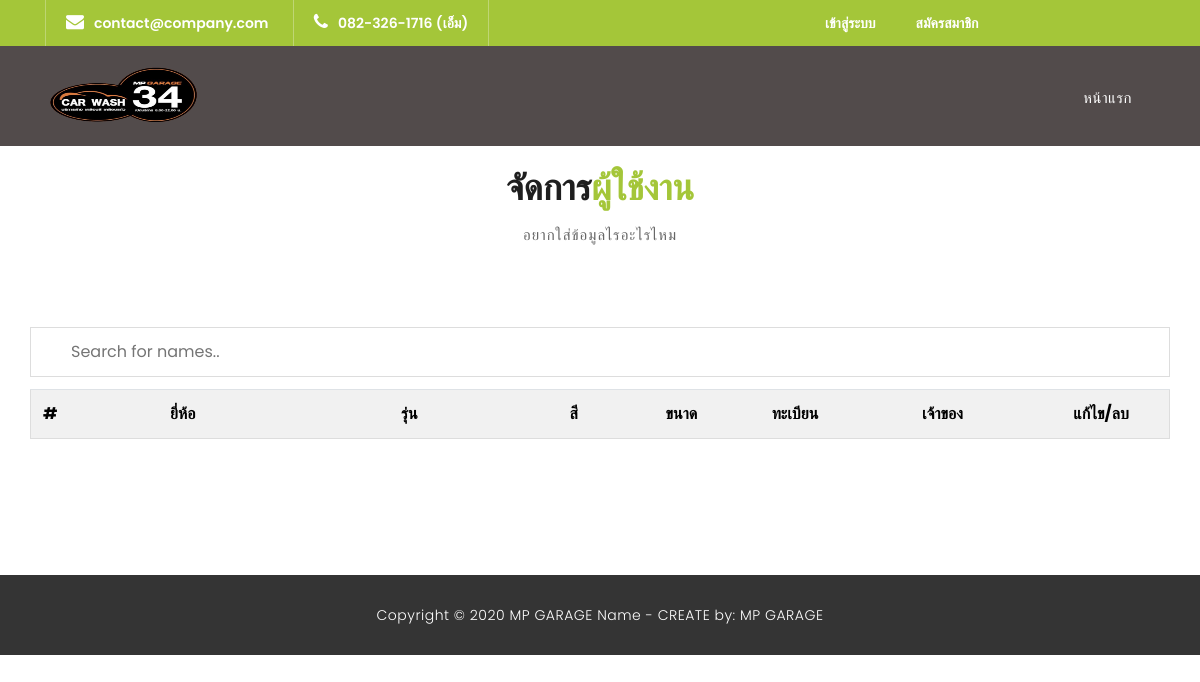
The app's page /admin/manage_cartype.php, older data.
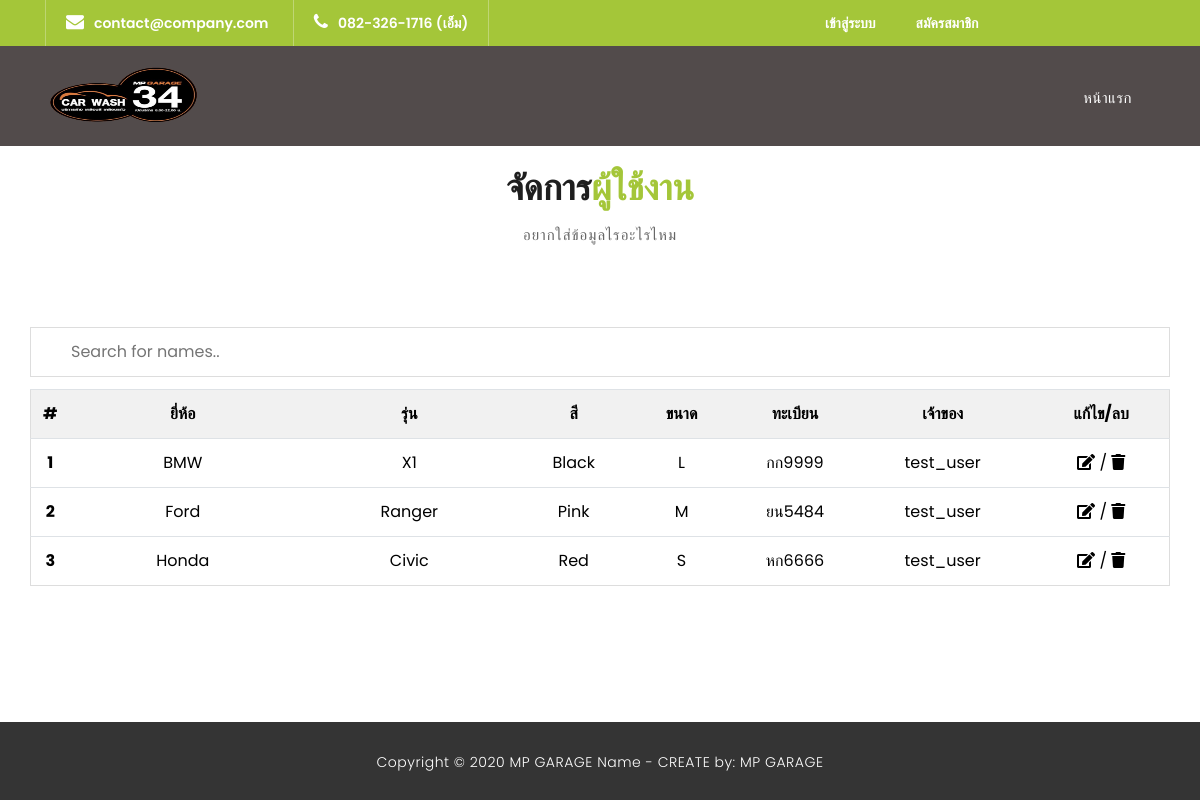
The same page, newer data.
### tables this page shows
CREATE TABLE `cartype` (
  `C_id` int(11) NOT NULL,
  `C_brand` varchar(50) NOT NULL,
  `C_model` varchar(50) NOT NULL,
  `C_size` varchar(2) NOT NULL,
  `C_color` varchar(50) NOT NULL,
  `C_license` varchar(10) NOT NULL,
  `M_id` int(11) DEFAULT 66,
  `C_delete` int(1) NOT NULL,
  `WORKIN_name` varchar(20) NOT NULL
);

CREATE TABLE `register` (
  `id` int(11) NOT NULL,
  `r_username` varchar(50) NOT NULL,
  `r_name` varchar(50) NOT NULL,
  `r_phone` varchar(20) NOT NULL,
  `r_password` varchar(50) NOT NULL,
  `r_confirmpassword` varchar(50) NOT NULL,
  `r_status` varchar(20) NOT NULL,
  `M_delete` int(1) NOT NULL
);

### server.php (called while the page is built, shortened)
<?php
    class DB_con {
        function __construct() {
            $conn = mysqli_connect(DB_SERVER, DB_USER, DB_PASS, DB_NAME);
            $this->dbcon = $conn;
        }
    }

### classes/CarType.php (called while the page is built, shortened)
<?php
class Cartype
{
    private $db;
    function __construct($conn)
    {
        $this->db = $conn;
    }
    public function Select_all_car()
    {
        $members = mysqli_query($this->db, "SELECT * FROM `cartype` WHERE C_delete != 1");
        return $members;
    }
}

### classes/Member.php (called while the page is built, shortened)
<?php
class Member
{
    private $db;
    function __construct($conn)
    {
        $this->db = $conn;
    }
    public function Select_member($id)
    {
        $member = mysqli_query($this->db, "SELECT `r_username`, `r_name`, `r_phone`, `r_status` FROM `register` WHERE `id`= $id");
        return $member;
    }
}

### admin/manage_cartype.php (the view, shortened to what this page needs)
<?php
include_once('../server.php');
include_once('../classes/Member.php');
include_once('../classes/Cartype.php');
$conn = new DB_con();
$member = new Member($conn->dbcon);
$_cartype = new Cartype($conn->dbcon);
$cartype = $_cartype->Select_all_car();
?>
<!DOCTYPE html>
<html lang="en">
<head>
    <link href="../vendor/bootstrap/css/bootstrap.min.css" rel="stylesheet">
    <link href="https://cdnjs.cloudflare.com/ajax/libs/font-awesome/5.15.2/css/all.min.css" rel="stylesheet">
    <link rel="stylesheet" href="../assets/css/fontawesome.css">
    <link rel="stylesheet" href="../assets/css/style.css">
    <link rel="stylesheet" href="../assets/css/owl.css">
    <link rel="stylesheet" href="../assets/css/myStyle.css">
</head>
<body>
    <div class="sub-header">
        <div class="container">
            <div class="row">
                <div class="col-md-8 col-xs-12">
                    <ul class="left-info">
                        <li><a href="#"><i class="fa fa-envelope"></i>contact@company.com</a></li>
                        <li><a href="#"><i class="fa fa-phone"></i>082-326-1716 (เอ็ม)</a></li>
                    </ul>
                </div>
                <div class="col-md-4">
                    <ul class="right-info">
                        <?php
                        if (isset($_SESSION['permisstion'])) {
                            $s = $_SESSION['username'];
                            echo ("<li><a href=\"#\">  $s  </a></li>");
                            echo ("<li><a href=\"../account/logout.php\">ออกจากระบบ</a></li>");
                        } else {
                            echo ("<li><a href=\"../account/login.php\">เข้าสู่ระบบ</a></li>");
                            echo ("<li><a href=\"../account/register.php\">สมัครสมาชิก</a></li>");
                        }
                        ?>
                    </ul>
                </div>
            </div>
        </div>
    </div>
    <header class="">
        <nav class="navbar navbar-expand-lg">
            <div class="container">
                <a class="navbar-left" href="../index.php">
                    <img src="../assets/images/logo.png" width="160" height="60" class="d-inline-block align-top" alt="">
                </a>
                <div class="collapse navbar-collapse" id="navbarResponsive">
                    <ul class="navbar-nav ml-auto">
                        <li class="nav-item">
                            <a class="nav-link" href="../index.php">หน้าแรก
                            </a>
                        </li>
                    </ul>
                </div>
            </div>
        </nav>
    </header>
    <div class="team" style="margin: 0">
        <div class="container">
            <div class="row">
                <div class="col-md-12">
                    <div class="section-heading">
                        <h2>จัดการ<em>ผู้ใช้งาน</em></h2>
                        <span>อยากใส่ข้อมูลไรอะไรไหม</span>
                    </div>
                </div>
                <input type="text" id="myInput" onkeyup="myFunction()" placeholder="Search for names.." title="Type in a name">
                <form name="table_user" action="form.php" method="POST" style="width: 100%;">
                    <table id="myTable" class="table">
                        <tr class="header">
                            <th style="width:3%;">#</th>
                            <th style="width:20%;">ยี่ห้อ</th>
                            <th style="width:20%;">รุ่น</th>
                            <th style="width:9%;">สี</th>
                            <th style="width:10%;">ขนาด</th>
                            <th style="width:10%;">ทะเบียน</th>
                            <th style="width:16%;">เจ้าของ</th>
                            <th style="width:15%;">แก้ไข/ลบ</th>
                        </tr>
                        <?php $no = 1; ?>
                        <?php while ($num = mysqli_fetch_array($cartype)) :
                        $result = $member->Select_member($num['M_id']);
                        $name = mysqli_fetch_assoc($result);
                            echo ("<tr>
                                    <th>" . $no . "</th>
                                    <td id = \"brand\">" . $num["C_brand"] . "</td>
                                    <td id = \"model\">" . $num["C_model"] . "</td>
                                    <td id = \"color\">" . $num["C_color"] . "</td>
                                    <td id = \"size\">" . $num["C_size"] . "</td>
                                    <td id = \"license\">" . $num['C_license'] . "</td>
                                    <td id = \"name\">" . $name['r_name'] . "</td>
                                    <td><a href=\"car_form_edit.php?id=" . $num["C_id"] . "\"><i class=\"fas fa-edit\"></i></a> /
                                        <a href=\"car_form_delete.php?id=" . $num["C_id"] . "\"><i class=\"fas fa-trash\"></i></a>
                                    </td>
                                </tr>");
                            $no++;
                        endwhile ?>
                    </table>
                </form>
            </div>
        </div>
    </div>
    <div class="sub-footer">
        <div class="container">
            <div class="row">
                <div class="col-md-12">
                    <p>
                        Copyright © 2020 MP GARAGE Name
                        - CREATE by: MP GARAGE
                    </p>
                </div>
            </div>
        </div>
    </div>
</body>
</html>

### assets/css/style.css (style rules this page uses)
body { font-family: 'Poppins', sans-serif; overflow-x: hidden; text-rendering: optimizeLegibility; -webkit-font-smoothing: antialiased; -moz-osx-font-smoothing: grayscale; }
p { margin-bottom: 0px; font-size: 14px; color: #666666; line-height: 30px; }
a { text-decoration: none!important; }
ul { padding: 0; margin: 0; list-style: none; }
h1,h2,h3,h4,h5,h6 { margin: 0px; }
.section-heading { text-align: center; margin-bottom: 80px; }
.section-heading h2 { font-size: 36px; font-weight: 600; color: #1e1e1e; }
.section-heading em { font-style: normal; color: #a4c639; }
.section-heading span { display: block; margin-top: 15px; text-transform: uppercase; font-size: 15px; color: #666; letter-spacing: 1px; }
.sub-header { background-color: #a4c639; height: 46px; line-height: 46px; }
.sub-header ul li { display: inline-block; }
.sub-header ul.left-info li { border-left: 1px solid rgba(250,250,250,0.3); padding: 0px 20px; }
.sub-header ul.left-info li:last-child { border-right: 1px solid rgba(250,250,250,0.3); }
.sub-header ul.left-info li i { margin-right: 10px; font-size: 18px; }
.sub-header ul.left-info li a { color: #fff; font-size: 14px; font-weight: 600; }
.sub-header ul.right-info li { padding: 0px 20px; }
.sub-header ul.right-info li a { color: #fff; font-size: 14px; font-weight: 600; }
header { position: absolute; z-index: 99999; width: 100%; height: 80px; -webkit-transition: all 0.3s ease-in-out 0s; -moz-transition: all 0.3s ease-in-out 0s; -o-transition: all 0.3s ease-in-out 0s; transition: all 0.3s ease-in-out 0s; }
header .navbar { padding: 20px 0px; }
#navbarResponsive { z-index: 999; }
.navbar-collapse { text-align: center; }
.navbar .navbar-nav .nav-item { margin: 0px 15px; }
.navbar .navbar-nav a.nav-link { text-transform: capitalize; font-size: 15px; font-weight: 300; letter-spacing: 0.5px; color: #fff; transition: all 0.5s; margin-top: 5px; }
*, *:before, *:after { -webkit-box-sizing: border-box; box-sizing: border-box; -webkit-font-smoothing: antialiased; -moz-osx-font-smoothing: grayscale; }
.sub-footer { background-color: #343434; text-align: center; padding: 25px 0px; }
.sub-footer p { color: #fff; font-weight: 300; letter-spacing: 0.5px; }
.team { background-color: #ffffff; margin-top: 140px; margin-bottom: -140px; padding: 120px 0px; }

### assets/css/myStyle.css (style rules this page uses)
header .navbar { padding: 20px 0px; background-color: rgb(82, 75, 75); z-index: -1000; }
header { background-color: rgb(59, 56, 56); }
* { box-sizing: border-box; }
#myInput { background-position: 10px 10px; background-repeat: no-repeat; width: 100%; font-size: 16px; padding: 12px 20px 12px 40px; border: 1px solid #ddd; margin-bottom: 12px; }
#myTable { border-collapse: collapse; width: 100%; border: 1px solid #ddd; font-size: 16px; }
#myTable th, #myTable td { text-align: center; padding: 12px; }
#myTable tr { border-bottom: 1px solid #ddd; }
#myTable tr.header, #myTable tr:hover { background-color: #f1f1f1; }
td a i { color: black; }
body { overflow: auto; }
th, td { color: black; }

Row changes from the older to the newer data that the page shows:
added cartype: C_brand "BMW", C_model "X1", C_color "Black", C_size "L", C_license "กก9999", M.r_name "test_user"
added cartype: C_brand "Ford", C_model "Ranger", C_color "Pink", C_size "M", C_license "ยน5484", M.r_name "test_user"
added cartype: C_brand "Honda", C_model "Civic", C_color "Red", C_size "S", C_license "หก6666", M.r_name "test_user"
